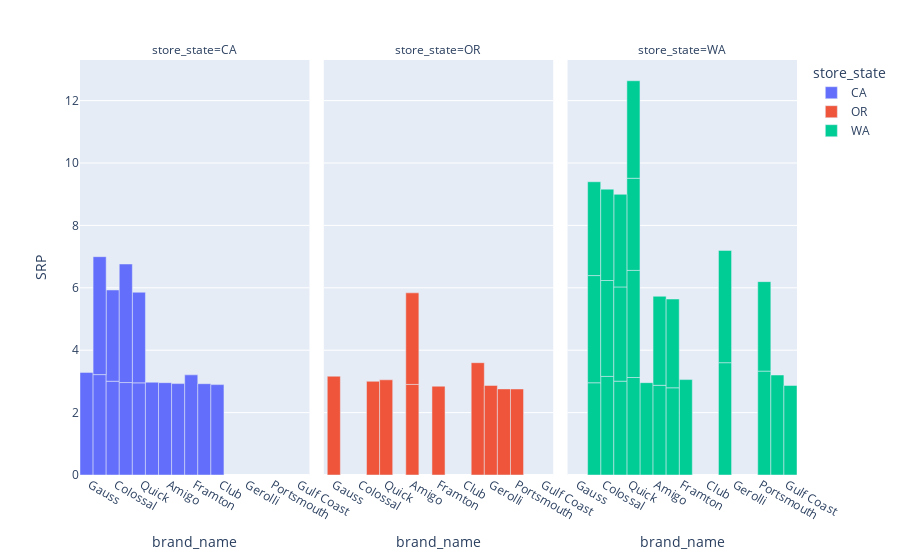

The code cell stored with this chart in its notebook:
### Code cell
#Visualizing various premium brands at different stores in the united states.
fig = px.bar(top_store_srp, x="brand_name", color="store_state",
             y='SRP',
             title="",
             barmode='group',
             height=700,
             facet_col="store_state"
            )
fig.update_traces(width=1)
fig.show()

### Figure 1 — Plotly figure (JSON) as saved in the notebook; plotly's stock layout.template omitted (floating-point values rounded to 4 significant figures)
{"data": [{"alignmentgroup": "True", "hovertemplate": "store_state=CA<br>brand_name=%{x}<br>SRP=%{y}<extra></extra>", "legendgroup": "CA", "marker": {"color": "#636efa", "pattern": {"shape": ""}}, "name": "CA", "offsetgroup": "CA", "orientation": "v", "showlegend": true, "textposition": "auto", "type": "bar", "width": 1, "x": ["Gauss", "James Bay", "Colossal", "Medalist", "Quick", "Great", "Amigo", "Special", "Colossal", "Quick", "Medalist", "James Bay", "Framton", "Imagine", "Club"], "xaxis": "x", "y": [3.289, 3.218, 3.006, 2.963, 2.953, 2.973, 2.96, 2.93, 2.924, 2.904, 3.8, 3.78, 3.21, 2.927, 2.897], "yaxis": "y"}, {"alignmentgroup": "True", "hovertemplate": "store_state=OR<br>brand_name=%{x}<br>SRP=%{y}<extra></extra>", "legendgroup": "OR", "marker": {"color": "#EF553B", "pattern": {"shape": ""}}, "name": "OR", "offsetgroup": "OR", "orientation": "v", "showlegend": true, "textposition": "auto", "type": "bar", "width": 1, "x": ["Tip Top", "Medalist", "Amigo", "Gerolli", "Framton", "Gauss", "Quick", "Amigo", "ADJ", "Portsmouth"], "xaxis": "x2", "y": [3.6, 3.003, 2.903, 2.87, 2.846, 3.167, 3.051, 2.936, 2.76, 2.757], "yaxis": "y2"}, {"alignmentgroup": "True", "hovertemplate": "store_state=WA<br>brand_name=%{x}<br>SRP=%{y}<extra></extra>", "legendgroup": "WA", "marker": {"color": "#00cc96", "pattern": {"shape": ""}}, "name": "WA", "offsetgroup": "WA", "orientation": "v", "showlegend": true, "textposition": "auto", "type": "bar", "width": 1, "x": ["Tip Top", "Portsmouth", "Fantastic", "Great", "Gulf Coast", "Colossal", "Quick", "Framton", "James Bay", "Amigo", "Quick", "Medalist", "Portsmouth", "Amigo", "Special", "James Bay", "Colossal", "Medalist", "Quick", "Special", "Tip Top", "Quick", "James Bay", "Medalist", "Colossal"], "xaxis": "x3", "y": [3.6, 3.33, 3.205, 2.96, 2.868, 3.16, 3.125, 3.058, 2.956, 2.875, 3.434, 3.007, 2.868, 2.854, 2.795, 3.437, 3.075, 3.021, 2.953, 2.845, 3.6, 3.125, 3.007, 2.969, 2.928], "yaxis": "y3"}], "layout": {"annotations": [{"font": {}, "showarrow": false, "text": "store_state=CA", "x": 0.16, "xanchor": "center", "xref": "paper", "y": 1, "yanchor": "bottom", "yref": "paper"}, {"font": {}, "showarrow": false, "text": "store_state=OR", "x": 0.5, "xanchor": "center", "xref": "paper", "y": 1, "yanchor": "bottom", "yref": "paper"}, {"font": {}, "showarrow": false, "text": "store_state=WA", "x": 0.84, "xanchor": "center", "xref": "paper", "y": 1, "yanchor": "bottom", "yref": "paper"}], "autosize": true, "barmode": "group", "legend": {"title": {"text": "store_state"}, "tracegroupgap": 0}, "margin": {"t": 60}, "xaxis": {"anchor": "y", "autorange": true, "domain": [0, 0.32], "range": [-0.7667, 16.77], "title": {"text": "brand_name"}, "type": "category"}, "xaxis2": {"anchor": "y2", "autorange": true, "domain": [0.34, 0.66], "matches": "x", "range": [-0.7667, 16.77], "title": {"text": "brand_name"}, "type": "category"}, "xaxis3": {"anchor": "y3", "autorange": true, "domain": [0.68, 1.0], "matches": "x", "range": [-0.7667, 16.77], "title": {"text": "brand_name"}, "type": "category"}, "yaxis": {"anchor": "x", "autorange": true, "domain": [0, 1], "range": [0, 13.3], "title": {"text": "SRP"}, "type": "linear"}, "yaxis2": {"anchor": "x2", "autorange": true, "domain": [0, 1], "matches": "y", "range": [0, 13.3], "showticklabels": false, "type": "linear"}, "yaxis3": {"anchor": "x3", "autorange": true, "domain": [0, 1], "matches": "y", "range": [0, 13.3], "showticklabels": false, "type": "linear"}}}
